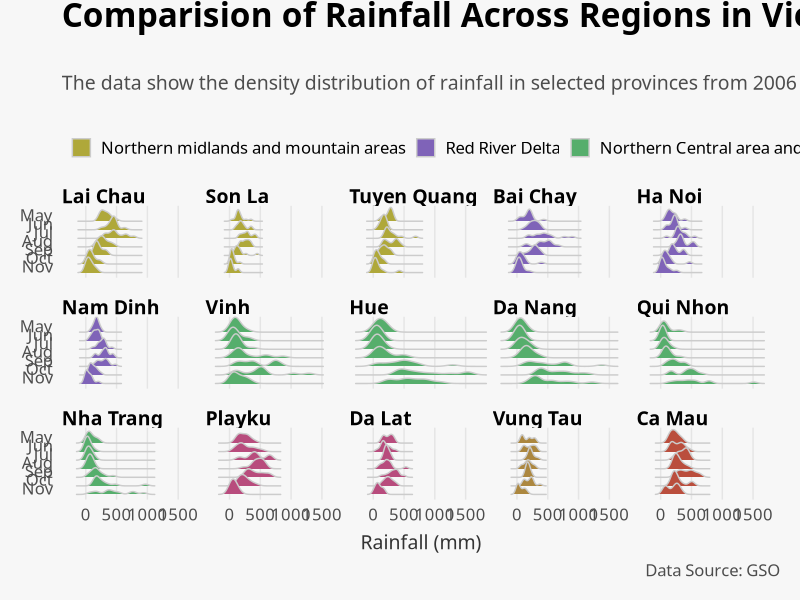

Reproduce this figure in R.

library(tidyr)
library(dplyr)
library(ggplot2)
library(ggridges)
library(forcats)

read_csv <- readr::read_csv
str_to_title <- stringr::str_to_title

dta <- read_csv("Day 1/Dataset references/MonthlyRainfall_mm_ByProvince.csv")
names(dta) <- c("year", "province", "may", "jun", "jul", "aug", "sep", "oct", "nov")

dta <- dta %>%
    mutate(region = case_when(
        province %in% c("Ha Noi", "Vinh Phuc", "Bac Ninh", "Quang Ninh", "Bai Chay",
                        "Hai Duong", "Hai Phong", "Hung Yen", "Thai Binh",
                        "Ha Nam", "Nam Dinh", "Ninh Binh") ~ "Red River Delta",
        province %in% c("Ha Giang", "Cao Bang", "Bac Kan", "Tuyen Quang", "Lao Cai",
                        "Yen Bai", "Thai Nguyen", "Lang Son", "Bac Giang", "Phu Tho",
                        "Dien Bien", "Lai Chau", "Son La", "Hoa Binh") ~ "Northern midlands and mountain areas",
        province %in% c("Thanh Hoa", "Nghe An", "Ha Tinh", "Quang Binh", "Vinh",
                        "Quang Tri", "Thua Thien-Hue", "Da Nang", "Quang  Nam", "Hue",
                        "Quang  Ngai", "Binh Dinh", "Phu Yen", "Khanh  Hoa", "Qui Nhon", "Nha Trang",
                        "Ninh  Thuan", "Binh Thuan") ~ "Northern Central area and Central coastal area",
        province %in% c("Kon Tum", "Gia Lai", "Dak Lak", "Playku",
                        "Dak Nong", "Lam Dong", "Da Lat") ~ "Central Highlands",
        province %in% c("Binh Phuoc", "Tay Ninh", "Binh Duong", "Dong Nai",
                        "Ba Ria - Vung Tau", "Ho Chi Minh city", "Vung Tau") ~ "South East",
        province %in% c("Long An", "Tien Giang", "Ben Tre", "Tra Vinh", "Vinh Long",
                        "Dong Thap", "An Giang", "Kien  Giang", "Can Tho", "Hau Giang",
                        "Soc Trang", "Bac Lieu", "Ca Mau") ~ "Mekong River Delta"
    ))

region_list <- c("Northern midlands and mountain areas", "Red River Delta",
                 "Northern Central area and Central coastal area", "Central Highlands",
                 "South East", "Mekong River Delta")

tidy_dta <- dta %>%
    gather(key = "month", value = "rainfall", -year, -province, -region) %>%
    mutate(month = str_to_title(month)) %>%
    mutate(month_fct = factor(month, levels = month.abb),
           month_num = as.numeric(month_fct)) %>%
    mutate(region = factor(region, levels = region_list))


tidy_dta <- tidy_dta %>%
    group_by(region, month) %>%
    mutate(max_rainfall = max(rainfall, na.rm = TRUE),
           min_rainfall = min(rainfall, na.rm = TRUE),
           mean_rainfall = mean(rainfall), na.rm = TRUE) %>%
    ungroup()

province_list <- c("Lai Chau", "Son La", "Tuyen Quang",
                   "Bai Chay", "Ha Noi", "Nam Dinh",
                   "Vinh", "Hue", "Da Nang", "Qui Nhon", "Nha Trang",
                   "Playku", "Da Lat", "Vung Tau", "Ca Mau")

tidy_dta <- tidy_dta %>%
    mutate(province = factor(province, levels = province_list))

# ggplot(tidy_dta) +
#     geom_ribbon(aes(month_num,
#                     ymin = min_rainfall, ymax = max_rainfall),
#                 fill = "steelblue", alpha = 0.3) +
#     geom_line(aes(month_num, max_rainfall), color = "steelblue") +
#     geom_line(aes(month_num, min_rainfall), color = "steelblue") +
#     geom_line(aes(month_num, mean_rainfall), color = "red4", size = 0.9) +
#     facet_wrap(~ region) +
#     scale_x_continuous(breaks = 5:11,
#                        labels = c("May", "Jun", "Jul", "Aug",
#                                   "Sep", "Oct", "Nov")) +
#     labs(x = NULL, y = "Rainfall (mm)") +
#     theme_minimal(base_family = "Roboto Slab", base_size = 12) +
#     theme(strip.text = element_text(face = "bold", size = 10),
#           panel.grid.minor.y = element_blank(),
#           panel.grid.minor.x = element_blank())


my_theme <- function() {
    theme(panel.grid.major.y = element_blank(),
          axis.ticks = element_blank(),
          strip.background = element_blank(),
          strip.text = element_text(face = "bold", hjust = 0, family = "Carlito", size = 14),
          axis.text = element_text(size = 12, color = "gray30"),
          axis.title.x = element_text(hjust = 0.5, color = "gray20"),
          plot.caption = element_text(color = "gray30"),
          plot.title = element_text(size = 24, vjust = 8),
          plot.subtitle = element_text(size = 14, color = "gray30", vjust = 6),
          plot.background = element_rect(fill = "gray97", color = "gray97"),
          panel.spacing.y = unit(1, "lines"),
          panel.spacing.x = unit(0, "lines"),
          plot.margin = unit(c(1.5, 0.5, 0.5, 0.5), "cm"),
          legend.position = "top",
          legend.title = element_blank(),
          legend.direction = "horizontal")
}

ggplot(tidy_dta, aes(rainfall, fct_rev(month_fct))) +
    geom_density_ridges(aes(fill = region), color = "gray80") +
    scale_fill_cyclical(values = c("#afa83a", "#7f63b8", "#56ae6c",
                                   "#b84c7d", "#ac873f", "#ba4e3d")) +
    labs(x = "Rainfall (mm)", y = NULL,
         caption = "Data Source: GSO",
         title = "Comparision of Rainfall Across Regions in Vietnam",
         subtitle = "The data show the density distribution of rainfall in selected provinces from 2006 to 2016") +
    theme_ridges(font_family = "Carlito") +
    facet_wrap(~ province, nrow = 3) +
    my_theme() +
    guides(fill = guide_legend(nrow = 1))

